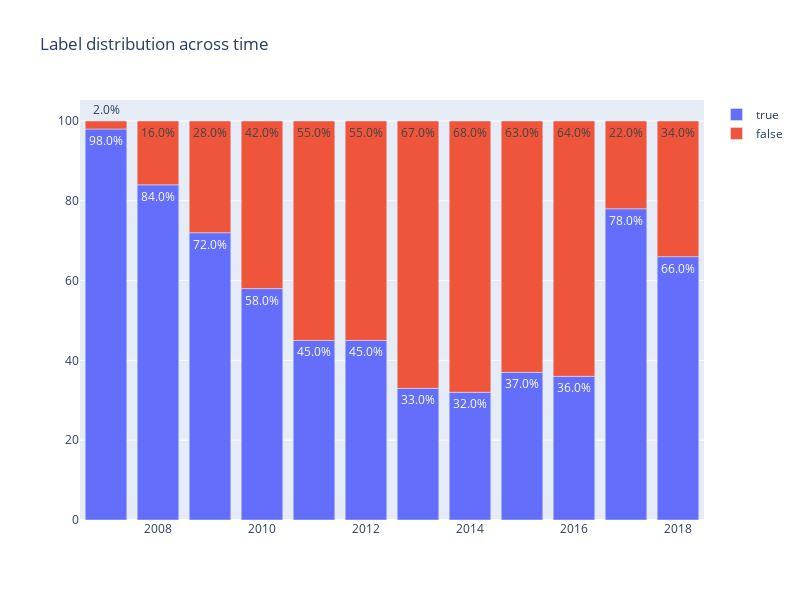

Notebook cell for this chart:
### Code cell
import plotly.graph_objects as go
x = label_time_series['created_at']

fig = go.Figure()
fig.add_bar(x=x,y=label_time_series['true_percentage'], name="true", text=label_time_series['true_percentage'] + "%")
fig.add_bar(x=x,y=label_time_series['false_percentage'], name="false", text=label_time_series['false_percentage'] + "%")

fig.update_layout(title='Label distribution across time', height=600, width=800, barmode="relative")
fig.write_image("./output/label_distribution_time_series.png")
fig.show()

### Figure 1 — Plotly figure (JSON) as saved in the notebook; plotly's stock layout.template omitted (floating-point values rounded to 4 significant figures)
{"data": [{"name": "true", "text": ["98.0%", "84.0%", "72.0%", "58.0%", "45.0%", "45.0%", "33.0%", "32.0%", "37.0%", "36.0%", "78.0%", "66.0%"], "type": "bar", "x": [2007, 2008, 2009, 2010, 2011, 2012, 2013, 2014, 2015, 2016, 2017, 2018], "y": [98, 84, 72, 58, 45, 45, 33, 32, 37, 36, 78, 66]}, {"name": "false", "text": ["2.0%", "16.0%", "28.0%", "42.0%", "55.0%", "55.0%", "67.0%", "68.0%", "63.0%", "64.0%", "22.0%", "34.0%"], "type": "bar", "x": [2007, 2008, 2009, 2010, 2011, 2012, 2013, 2014, 2015, 2016, 2017, 2018], "y": [2, 16, 28, 42, 55, 55, 67, 68, 63, 64, 22, 34]}], "layout": {"barmode": "relative", "height": 600, "title": {"text": "Label distribution across time"}, "width": 800}}
